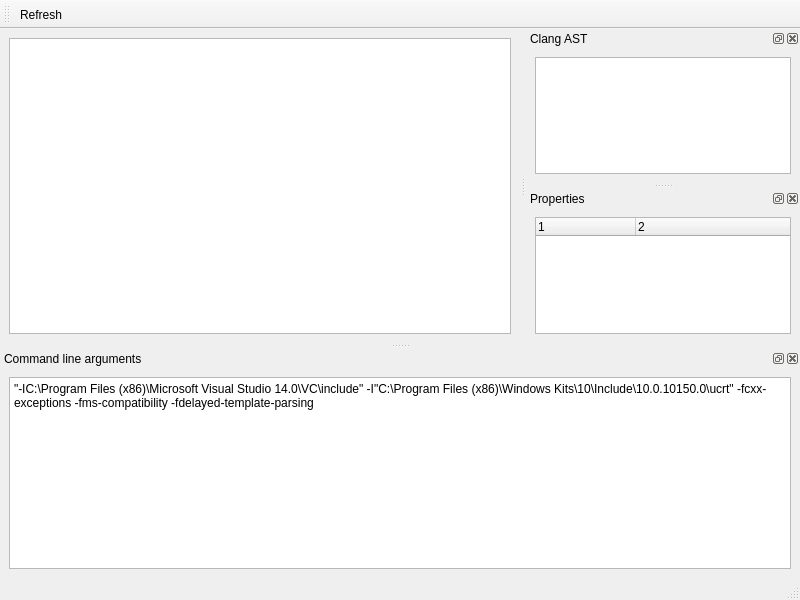
<?xml version="1.0" encoding="UTF-8"?>
<ui version="4.0">
 <class>MainWindow</class>
 <widget class="QMainWindow" name="MainWindow">
  <property name="geometry">
   <rect>
    <x>0</x>
    <y>0</y>
    <width>800</width>
    <height>600</height>
   </rect>
  </property>
  <property name="windowTitle">
   <string>MainWindow</string>
  </property>
  <widget class="QWidget" name="centralwidget">
   <layout class="QGridLayout" name="gridLayout">
    <item row="0" column="0">
     <widget class="QTextEdit" name="codeViewer">
      <property name="font">
       <font>
        <family>Consolas</family>
        <pointsize>10</pointsize>
       </font>
      </property>
      <property name="styleSheet">
       <string notr="true">selection-background-color: rgb(170, 85, 255);
selection-color: white</string>
      </property>
      <property name="tabStopWidth">
       <number>25</number>
      </property>
     </widget>
    </item>
   </layout>
  </widget>
  <widget class="QMenuBar" name="menubar">
   <property name="geometry">
    <rect>
     <x>0</x>
     <y>0</y>
     <width>800</width>
     <height>21</height>
    </rect>
   </property>
  </widget>
  <widget class="QStatusBar" name="statusbar"/>
  <widget class="QDockWidget" name="astDock">
   <property name="windowTitle">
    <string>Clang AST</string>
   </property>
   <attribute name="dockWidgetArea">
    <number>2</number>
   </attribute>
   <widget class="QWidget" name="dockWidgetContents">
    <layout class="QGridLayout" name="gridLayout_2">
     <item row="0" column="0">
      <widget class="QTreeView" name="astTreeView">
       <property name="styleSheet">
        <string notr="true">QTreeView::item:selected { color:white; background:rgb(170, 85, 255); }</string>
       </property>
       <property name="indentation">
        <number>10</number>
       </property>
       <property name="headerHidden">
        <bool>true</bool>
       </property>
      </widget>
     </item>
    </layout>
   </widget>
  </widget>
  <widget class="QToolBar" name="toolBar">
   <property name="windowTitle">
    <string>toolBar</string>
   </property>
   <attribute name="toolBarArea">
    <enum>TopToolBarArea</enum>
   </attribute>
   <attribute name="toolBarBreak">
    <bool>false</bool>
   </attribute>
   <addaction name="actionRefresh"/>
  </widget>
  <widget class="QDockWidget" name="dockWidget">
   <property name="windowTitle">
    <string>Command line arguments</string>
   </property>
   <attribute name="dockWidgetArea">
    <number>8</number>
   </attribute>
   <widget class="QWidget" name="dockWidgetContents_2">
    <layout class="QGridLayout" name="gridLayout_3">
     <item row="0" column="0">
      <widget class="QPlainTextEdit" name="commandLineArgs">
       <property name="plainText">
        <string>&quot;-IC:\Program Files (x86)\Microsoft Visual Studio 14.0\VC\include&quot; -I&quot;C:\Program Files (x86)\Windows Kits\10\Include\10.0.10150.0\ucrt&quot; -fcxx-exceptions -fms-compatibility -fdelayed-template-parsing</string>
       </property>
      </widget>
     </item>
    </layout>
   </widget>
  </widget>
  <widget class="QDockWidget" name="dockWidget_2">
   <property name="windowTitle">
    <string>Properties</string>
   </property>
   <attribute name="dockWidgetArea">
    <number>2</number>
   </attribute>
   <widget class="QWidget" name="dockWidgetContents_3">
    <layout class="QGridLayout" name="gridLayout_4">
     <item row="0" column="0">
      <widget class="QTreeWidget" name="nodeProperties">
       <property name="columnCount">
        <number>2</number>
       </property>
       <column>
        <property name="text">
         <string notr="true">1</string>
        </property>
       </column>
       <column>
        <property name="text">
         <string notr="true">2</string>
        </property>
       </column>
      </widget>
     </item>
    </layout>
   </widget>
  </widget>
  <action name="actionRefresh">
   <property name="text">
    <string>Refresh</string>
   </property>
  </action>
 </widget>
 <resources/>
 <connections/>
</ui>
